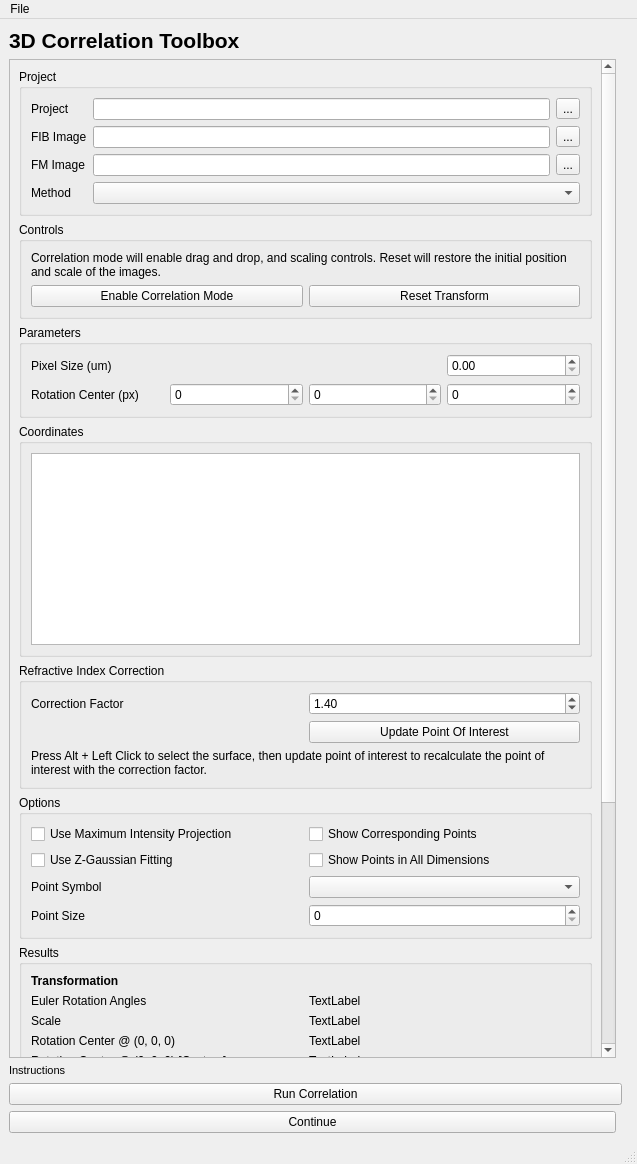
<?xml version="1.0" encoding="UTF-8"?>
<ui version="4.0">
 <class>MainWindow</class>
 <widget class="QMainWindow" name="MainWindow">
  <property name="geometry">
   <rect>
    <x>0</x>
    <y>0</y>
    <width>637</width>
    <height>1164</height>
   </rect>
  </property>
  <property name="windowTitle">
   <string>MainWindow</string>
  </property>
  <widget class="QWidget" name="centralwidget">
   <layout class="QGridLayout" name="gridLayout">
    <item row="1" column="0">
     <widget class="QScrollArea" name="scrollArea">
      <property name="widgetResizable">
       <bool>true</bool>
      </property>
      <widget class="QWidget" name="scrollAreaWidgetContents">
       <property name="geometry">
        <rect>
         <x>0</x>
         <y>0</y>
         <width>591</width>
         <height>1363</height>
        </rect>
       </property>
       <layout class="QGridLayout" name="gridLayout_2">
        <item row="3" column="0">
         <widget class="QGroupBox" name="groupBox_coordinates">
          <property name="sizePolicy">
           <sizepolicy hsizetype="MinimumExpanding" vsizetype="MinimumExpanding">
            <horstretch>0</horstretch>
            <verstretch>2</verstretch>
           </sizepolicy>
          </property>
          <property name="title">
           <string>Coordinates</string>
          </property>
          <property name="checkable">
           <bool>false</bool>
          </property>
          <layout class="QGridLayout" name="gridLayout_8">
           <item row="0" column="0">
            <widget class="QTableView" name="tableView_coordinates">
             <property name="sizePolicy">
              <sizepolicy hsizetype="Expanding" vsizetype="MinimumExpanding">
               <horstretch>0</horstretch>
               <verstretch>50</verstretch>
              </sizepolicy>
             </property>
             <property name="sortingEnabled">
              <bool>true</bool>
             </property>
            </widget>
           </item>
          </layout>
         </widget>
        </item>
        <item row="6" column="0">
         <widget class="QGroupBox" name="groupBox_results">
          <property name="font">
           <font>
            <weight>50</weight>
            <bold>false</bold>
           </font>
          </property>
          <property name="title">
           <string>Results</string>
          </property>
          <property name="flat">
           <bool>false</bool>
          </property>
          <property name="checkable">
           <bool>false</bool>
          </property>
          <layout class="QGridLayout" name="gridLayout_5">
           <item row="6" column="1">
            <widget class="QLabel" name="label_results_error_mean_absolute_value">
             <property name="text">
              <string>TextLabel</string>
             </property>
            </widget>
           </item>
           <item row="4" column="1">
            <widget class="QLabel" name="label_results_transform_rotation_custom_value">
             <property name="text">
              <string>TextLabel</string>
             </property>
            </widget>
           </item>
           <item row="3" column="1">
            <widget class="QLabel" name="label_results_transform_rotation_zero_value">
             <property name="text">
              <string>TextLabel</string>
             </property>
            </widget>
           </item>
           <item row="4" column="0">
            <widget class="QLabel" name="label_results_transform_rotation_center_custom">
             <property name="text">
              <string>Rotation Center @ (0, 0, 0) [Custom]</string>
             </property>
            </widget>
           </item>
           <item row="6" column="0">
            <widget class="QLabel" name="label_results_error_mean_absolute">
             <property name="text">
              <string>Mean dx/dy</string>
             </property>
            </widget>
           </item>
           <item row="2" column="1">
            <widget class="QLabel" name="label_results_scale_value">
             <property name="text">
              <string>TextLabel</string>
             </property>
            </widget>
           </item>
           <item row="5" column="0">
            <widget class="QLabel" name="label_results_error_header">
             <property name="font">
              <font>
               <weight>75</weight>
               <bold>true</bold>
              </font>
             </property>
             <property name="text">
              <string>Errors</string>
             </property>
            </widget>
           </item>
           <item row="7" column="1">
            <widget class="QLabel" name="label_results_error_rms_value">
             <property name="text">
              <string>TextLabel</string>
             </property>
            </widget>
           </item>
           <item row="7" column="0">
            <widget class="QLabel" name="label_results_error_rms">
             <property name="text">
              <string>RMS</string>
             </property>
            </widget>
           </item>
           <item row="1" column="0">
            <widget class="QLabel" name="label_results_transform_euler_rotation">
             <property name="text">
              <string>Euler Rotation Angles</string>
             </property>
            </widget>
           </item>
           <item row="3" column="0">
            <widget class="QLabel" name="label_results_transform_rotation_center_zero">
             <property name="text">
              <string>Rotation Center @ (0, 0, 0)</string>
             </property>
            </widget>
           </item>
           <item row="2" column="0">
            <widget class="QLabel" name="label_results_scale">
             <property name="text">
              <string>Scale</string>
             </property>
            </widget>
           </item>
           <item row="1" column="1">
            <widget class="QLabel" name="label_results_transform_euler_rotation_value">
             <property name="text">
              <string>TextLabel</string>
             </property>
            </widget>
           </item>
           <item row="0" column="0">
            <widget class="QLabel" name="label_results_transform_header">
             <property name="font">
              <font>
               <weight>75</weight>
               <bold>true</bold>
              </font>
             </property>
             <property name="text">
              <string>Transformation</string>
             </property>
            </widget>
           </item>
           <item row="8" column="0" colspan="2">
            <widget class="QTableWidget" name="tableWidget_results_error">
             <property name="font">
              <font>
               <pointsize>8</pointsize>
               <weight>50</weight>
               <bold>false</bold>
              </font>
             </property>
            </widget>
           </item>
          </layout>
         </widget>
        </item>
        <item row="5" column="0">
         <widget class="QGroupBox" name="groupBox_options">
          <property name="title">
           <string>Options</string>
          </property>
          <layout class="QGridLayout" name="gridLayout_10">
           <item row="1" column="0">
            <widget class="QCheckBox" name="checkBox_use_zgauss_opt">
             <property name="text">
              <string>Use Z-Gaussian Fitting</string>
             </property>
            </widget>
           </item>
           <item row="0" column="1">
            <widget class="QCheckBox" name="checkBox_show_corresponding_points">
             <property name="text">
              <string>Show Corresponding Points</string>
             </property>
            </widget>
           </item>
           <item row="1" column="1">
            <widget class="QCheckBox" name="checkBox_show_points_thick_dims">
             <property name="text">
              <string>Show Points in All Dimensions</string>
             </property>
            </widget>
           </item>
           <item row="2" column="1">
            <widget class="QComboBox" name="comboBox_options_point_symbol"/>
           </item>
           <item row="0" column="0">
            <widget class="QCheckBox" name="checkBox_use_mip">
             <property name="text">
              <string>Use Maximum Intensity Projection</string>
             </property>
            </widget>
           </item>
           <item row="2" column="0">
            <widget class="QLabel" name="label_options_point_symbol">
             <property name="text">
              <string>Point Symbol</string>
             </property>
            </widget>
           </item>
           <item row="3" column="0">
            <widget class="QLabel" name="label_options_point_size">
             <property name="text">
              <string>Point Size</string>
             </property>
            </widget>
           </item>
           <item row="3" column="1">
            <widget class="QSpinBox" name="spinBox_options_point_size"/>
           </item>
          </layout>
         </widget>
        </item>
        <item row="0" column="0">
         <widget class="QGroupBox" name="groupBox">
          <property name="title">
           <string>Project</string>
          </property>
          <layout class="QGridLayout" name="gridLayout_9">
           <item row="0" column="0">
            <widget class="QLabel" name="label_project_path">
             <property name="text">
              <string>Project</string>
             </property>
            </widget>
           </item>
           <item row="2" column="0">
            <widget class="QLabel" name="label_fm_image_path">
             <property name="text">
              <string>FM Image</string>
             </property>
            </widget>
           </item>
           <item row="2" column="1">
            <widget class="QLineEdit" name="lineEdit_fm_image_path"/>
           </item>
           <item row="1" column="1">
            <widget class="QLineEdit" name="lineEdit_fib_image_path"/>
           </item>
           <item row="1" column="2">
            <widget class="QToolButton" name="toolButton_fib_image_path">
             <property name="text">
              <string>...</string>
             </property>
            </widget>
           </item>
           <item row="0" column="2">
            <widget class="QToolButton" name="toolButton_project_path">
             <property name="text">
              <string>...</string>
             </property>
            </widget>
           </item>
           <item row="2" column="2">
            <widget class="QToolButton" name="toolButton_fm_image_path">
             <property name="text">
              <string>...</string>
             </property>
            </widget>
           </item>
           <item row="0" column="1">
            <widget class="QLineEdit" name="lineEdit_project_path"/>
           </item>
           <item row="1" column="0">
            <widget class="QLabel" name="label_fib_image_path">
             <property name="text">
              <string>FIB Image</string>
             </property>
            </widget>
           </item>
           <item row="3" column="0">
            <widget class="QLabel" name="label_method">
             <property name="text">
              <string>Method</string>
             </property>
            </widget>
           </item>
           <item row="3" column="1" colspan="2">
            <widget class="QComboBox" name="comboBox_method"/>
           </item>
          </layout>
         </widget>
        </item>
        <item row="1" column="0">
         <widget class="QGroupBox" name="groupBox_controls">
          <property name="title">
           <string>Controls</string>
          </property>
          <layout class="QGridLayout" name="gridLayout_3">
           <item row="0" column="0" colspan="2">
            <widget class="QLabel" name="label_drag_drop_information">
             <property name="text">
              <string>Correlation mode will enable drag and drop, and scaling controls. Reset will restore the initial position and scale of the images.</string>
             </property>
             <property name="wordWrap">
              <bool>true</bool>
             </property>
            </widget>
           </item>
           <item row="1" column="0">
            <widget class="QPushButton" name="pushButton_toggle_correlation_mode">
             <property name="text">
              <string>Enable Correlation Mode</string>
             </property>
            </widget>
           </item>
           <item row="1" column="1">
            <widget class="QPushButton" name="pushButton_reset_transform">
             <property name="text">
              <string>Reset Transform</string>
             </property>
            </widget>
           </item>
          </layout>
         </widget>
        </item>
        <item row="2" column="0">
         <widget class="QGroupBox" name="groupBox_parameters">
          <property name="title">
           <string>Parameters</string>
          </property>
          <layout class="QGridLayout" name="gridLayout_6">
           <item row="0" column="0">
            <widget class="QLabel" name="label_parameters_pixel_size">
             <property name="text">
              <string>Pixel Size (um)</string>
             </property>
            </widget>
           </item>
           <item row="1" column="0">
            <widget class="QLabel" name="label_parameters_rotation_center">
             <property name="text">
              <string>Rotation Center (px)</string>
             </property>
            </widget>
           </item>
           <item row="1" column="1">
            <widget class="QSpinBox" name="spinBox_parameters_rotation_center_x"/>
           </item>
           <item row="1" column="2">
            <widget class="QSpinBox" name="spinBox_parameters_rotation_center_y"/>
           </item>
           <item row="0" column="3">
            <widget class="QDoubleSpinBox" name="doubleSpinBox_parameters_pixel_size"/>
           </item>
           <item row="1" column="3">
            <widget class="QSpinBox" name="spinBox_parameters_rotation_center_z"/>
           </item>
          </layout>
         </widget>
        </item>
        <item row="7" column="0">
         <spacer name="verticalSpacer">
          <property name="orientation">
           <enum>Qt::Vertical</enum>
          </property>
          <property name="sizeHint" stdset="0">
           <size>
            <width>20</width>
            <height>40</height>
           </size>
          </property>
         </spacer>
        </item>
        <item row="4" column="0">
         <widget class="QGroupBox" name="groupBox_refractive_index">
          <property name="title">
           <string>Refractive Index Correction</string>
          </property>
          <layout class="QGridLayout" name="gridLayout_4">
           <item row="0" column="0">
            <widget class="QLabel" name="label_refractive_correction_factor">
             <property name="text">
              <string>Correction Factor</string>
             </property>
            </widget>
           </item>
           <item row="2" column="1">
            <widget class="QPushButton" name="pushButton_refreactive_update_poi">
             <property name="text">
              <string>Update Point Of Interest</string>
             </property>
            </widget>
           </item>
           <item row="3" column="0" colspan="2">
            <widget class="QLabel" name="label_refractive_correction_instructions">
             <property name="text">
              <string>Press Alt + Left Click to select the surface, then update point of interest to recalculate the point of interest with the correction factor.</string>
             </property>
             <property name="wordWrap">
              <bool>true</bool>
             </property>
            </widget>
           </item>
           <item row="0" column="1">
            <widget class="QDoubleSpinBox" name="doubleSpinBox_refractive_correction_factor">
             <property name="value">
              <double>1.400000000000000</double>
             </property>
            </widget>
           </item>
          </layout>
         </widget>
        </item>
       </layout>
      </widget>
     </widget>
    </item>
    <item row="2" column="0" colspan="2">
     <widget class="QLabel" name="label_instructions">
      <property name="font">
       <font>
        <pointsize>8</pointsize>
       </font>
      </property>
      <property name="text">
       <string>Instructions</string>
      </property>
     </widget>
    </item>
    <item row="3" column="0" colspan="2">
     <widget class="QPushButton" name="pushButton_run_correlation">
      <property name="text">
       <string>Run Correlation</string>
      </property>
     </widget>
    </item>
    <item row="0" column="0" colspan="3">
     <widget class="QLabel" name="label_title">
      <property name="font">
       <font>
        <pointsize>16</pointsize>
        <weight>75</weight>
        <bold>true</bold>
       </font>
      </property>
      <property name="text">
       <string>3D Correlation Toolbox</string>
      </property>
     </widget>
    </item>
    <item row="4" column="0">
     <widget class="QPushButton" name="pushButton_continue">
      <property name="text">
       <string>Continue</string>
      </property>
     </widget>
    </item>
   </layout>
  </widget>
  <widget class="QMenuBar" name="menubar">
   <property name="geometry">
    <rect>
     <x>0</x>
     <y>0</y>
     <width>637</width>
     <height>20</height>
    </rect>
   </property>
   <widget class="QMenu" name="menuFile">
    <property name="title">
     <string>File</string>
    </property>
    <addaction name="actionLoad_Load_Coordinates_Old"/>
    <addaction name="actionLoad_Load_Coordinates"/>
    <addaction name="actionClear_Coordinates"/>
   </widget>
   <addaction name="menuFile"/>
  </widget>
  <widget class="QStatusBar" name="statusbar"/>
  <action name="actionLoad_FIB_Image">
   <property name="text">
    <string>Load FIB Image</string>
   </property>
  </action>
  <action name="actionLoad_FM_Image">
   <property name="text">
    <string>Load FM Image</string>
   </property>
  </action>
  <action name="actionLoad_Load_Coordinates_Old">
   <property name="text">
    <string>Load Coordinates Data (Old)</string>
   </property>
  </action>
  <action name="actionLoad_Load_Coordinates">
   <property name="text">
    <string>Load Coordinates Data (New)</string>
   </property>
  </action>
  <action name="actionClear_Coordinates">
   <property name="text">
    <string>Clear Coordinates</string>
   </property>
  </action>
 </widget>
 <resources/>
 <connections/>
</ui>
